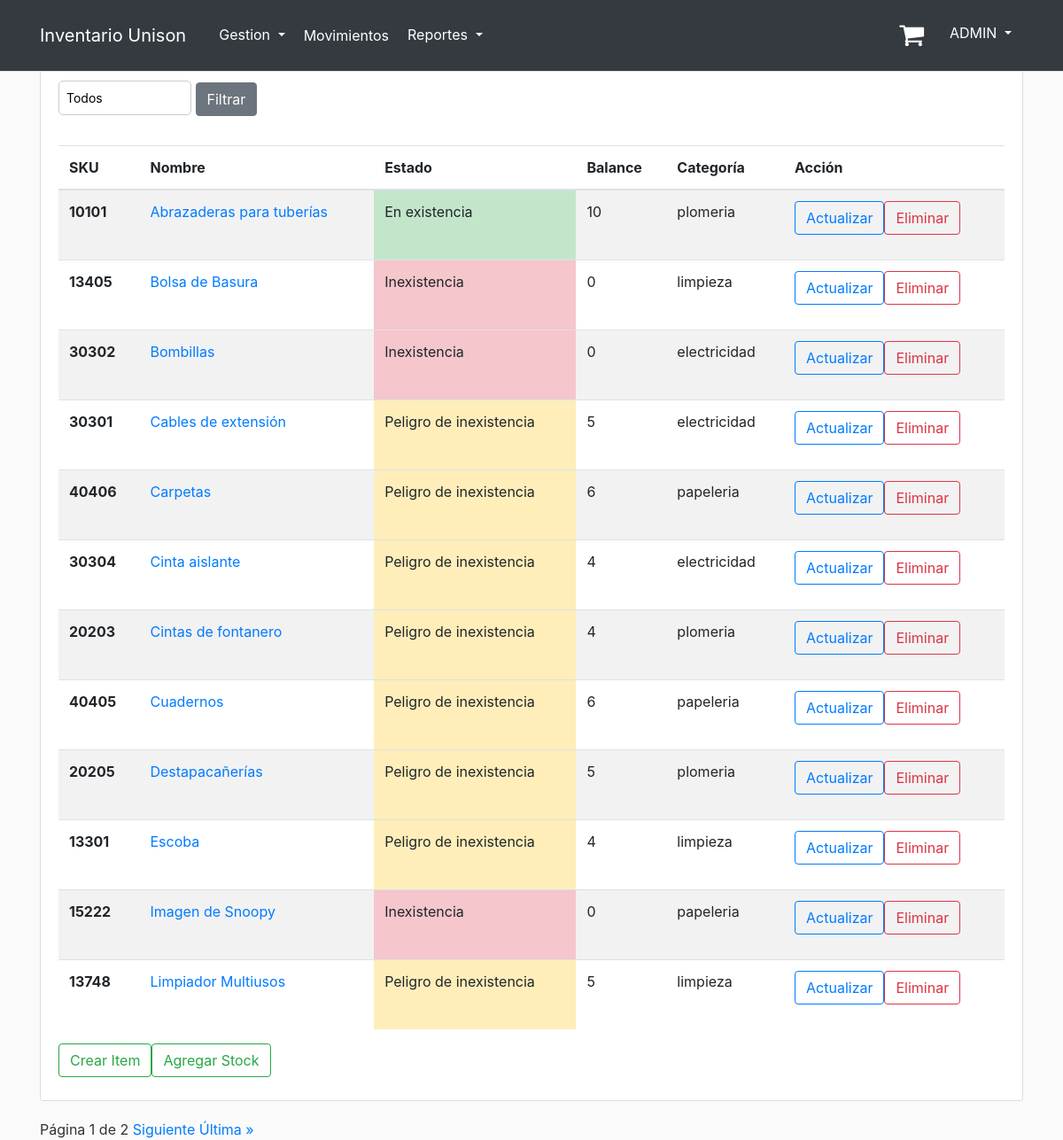
/manage_items/ (signed in), run on the app's committed database.
### inventory/models.py (models this page shows, shortened)
class Item(models.Model):
    CATEGORY_CHOICES = [
        ('papeleria', 'Papelería'),
        ('limpieza', 'Limpieza'),
        ('plomeria', 'Plomería'),
        ('electricidad', 'Electricidad'),
    ]
    UNIT_CHOICES = [
        ('paquete', 'Paquete'),
        ('block', 'Block'),
        ('individual', 'Individual'),
        ('caja', 'Caja'),
    ]
    name = models.CharField(max_length=255)
    image = models.ImageField(default='default_item.jpg', upload_to='item_pics')
    sku = models.DecimalField(max_digits=10, decimal_places=0, unique=True)
    category = models.CharField(max_length=20, choices=CATEGORY_CHOICES)
    description = models.TextField()
    unit_type = models.CharField(max_length=20, choices=UNIT_CHOICES)
    unit_price = models.DecimalField(max_digits=10, decimal_places=2)
    stock = models.IntegerField(default=0)
    low_stock_threshold = models.IntegerField(default=10)
    unison = models.BooleanField(default=True)

### inventory/views.py (the view)
# urls.py: path('manage_items/', views.manage_items, name='manage_items'),
@staff_member_required
def manage_items(request):
    items = Item.objects.all()
    categories = items.values_list('category', flat=True).distinct()
    selected_category = request.GET.get('category')
    if selected_category:
        items = items.filter(category=selected_category)
    items = items.order_by('name')
    items_per_page = 12
    paginator = Paginator(items, items_per_page)
    page = request.GET.get('page')
    try:
        items = paginator.page(page)
    except PageNotAnInteger:
        items = paginator.page(1)
    except EmptyPage:
        items = paginator.page(paginator.num_pages)
    context = {
        'title': 'Gestion de articulos',
        'items': items,
        'categories': categories,
        'selected_category': selected_category,
    }
    return render(request, 'inventory/manage_items.html', context)

### inventory/templates/inventory/manage_items.html (shortened to what this page needs)
{% extends "base.html" %}
{% block content %}
    <div class="content-section">
        <form method="GET" action="">
            <div class="styled-select">
                <select name="category" id="category">
                    <option value="" {% if not selected_category %} selected {% endif %}>Todos</option>
                </select>
            </div>
            <button class="btn btn-secondary" type="submit" value="Filter">Filtrar</button>
        </form>
        <br>
        <table class="table table-striped">
            <thead>
            <tr>
                <th scope="col">SKU</th>
                <th scope="col">Nombre</th>
                <th scope="col">Estado</th>
                <th scope="col">Balance</th>
                <th scope="col">Categoría</th>
                <th scope="col">Acción</th>
            </tr>
            </thead>
            <tbody>
            {% for item in items %}
                <tr>
                    <th scope="row">
                        {{ item.sku }}
                    </th>
                    <td>
                        <a href="{% url 'display_item' item.id %}">{{ item.name }}</a>
                    </td>
                    {% if item.stock == 0 %}
                        <td class="table-danger">Inexistencia</td>
                    {% else %}
                        {% if item.stock <= item.low_stock_threshold %}
                            <td class="table-warning">Peligro de inexistencia</td>
                        {% else %}
                            <td class="table-success">En existencia</td>
                        {% endif %}
                    {% endif %}
                    <td> {{ item.stock }}</td>
                    <td> {{ item.category }}</td>
                    <td>
                        <div class="form-group">
                            <div class="btn-group" role="group">
                                <form method="get" action="{% url 'update_item' item.id %}">
                                    <button class="btn btn-outline-primary" type="submit">Actualizar</button>
                                </form>
                                <form method="get" action="{% url 'delete_item' item.id %}">
                                    <button class="btn btn-outline-danger" onclick="return confirmDelete();"
                                            type="submit">
                                        Eliminar
                                    </button>
                                </form>
                            </div>
                        </div>
                    </td>
                </tr>
            {% endfor %}
            </tbody>
        </table>
        <div class="form-group">
            <div class="btn-group" role="group">
                <form method="get" action="{% url 'create_item' %}">
                    <button class="btn btn-outline-success" type="submit">Crear Item</button>
                </form>
                <form method="get" action="{% url 'add_stock' %}">
                    <button class="btn btn-outline-success" type="submit">
                        Agregar Stock
                    </button>
                </form>
            </div>
        </div>
    </div>
    <div class="pagination">
    <span class="step-links">
        <span class="current">
            Página {{ items.number }} de {{ items.paginator.num_pages }}
        </span>
        {% if items.has_next %}
            <a href="?page={{ items.next_page_number }}">Siguiente</a>
            <a href="?page={{ items.paginator.num_pages }}">Última &raquo;</a>
        {% endif %}
    </span>
    </div>
{% endblock content %}

### templates/base.html (shortened to what this page needs)
{% load static %}
{% load i18n %}
{% language 'es' %}
<!DOCTYPE html>
<html lang="es">
<head>
    <link rel="stylesheet" href="https://cdnjs.cloudflare.com/ajax/libs/font-awesome/4.7.0/css/font-awesome.min.css">
    <link rel="stylesheet" href="https://cdn.jsdelivr.net/npm/bootstrap@4.3.1/dist/css/bootstrap.min.css"
>
    <link rel="stylesheet" type="text/css" href="{% static 'inventory/main.css' %}">
</head>
<body>
<header class="site-header">
    <nav class="navbar navbar-expand-md navbar-dark bg-dark fixed-top border-bottom">
        <div class="container">
            <a class="navbar-brand mr-4" href="/">Inventario Unison</a>
            <div class="collapse navbar-collapse" id="navbarToggle">
                <div class="navbar-nav mr-auto">
                    {% if user.is_staff %}
                        <li class="nav-item dropdown">
                            <button class="btn btn-dark dropdown-toggle" data-bs-toggle="dropdown"
                                    aria-expanded="false">
                                Gestion
                            </button>
                        </li>
                        <a class="nav-item nav-link" href="{% url 'movements' %}" style="color: white;">Movimientos</a>
                        <li class="nav-item dropdown">
                            <button class="btn btn-dark dropdown-toggle" data-bs-toggle="dropdown"
                                    aria-expanded="false">
                                Reportes
                            </button>
                        </li>
                    {% endif %}
                </div>
                <div class="navbar-nav">
                    {% if user.is_authenticated %}
                        <div class="d-flex m-3 me-0">
                            <a href="{% url 'shopping_cart' %}" class="position-relative me-4 my-auto">
                                <i class="fa fa-shopping-cart" aria-hidden="true"
                                   style="font-size:30px; color: white;"></i>
                            </a>
                        </div>
                        <div class="dropdown">
                            <button class="btn btn-dark dropdown-toggle" type="button" id="dropdownMenuButton"
                                    data-toggle="dropdown" aria-haspopup="true" aria-expanded="false"
                                    style="position: relative; top: 10px;">
                                {{ user.username }}
                            </button>
                        </div>
                    {% else %}
                        <a class="nav-item nav-link" href="{% url 'login' %}">Iniciar Sesion</a>
                    {% endif %}
                </div>
            </div>
        </div>
    </nav>
</header>
<main role="main" class="container">
    {% block content %}{% endblock %}
</main>
</body>
</html>
{% endlanguage %}

### inventory/static/inventory/main.css (style rules this page uses)
body { background: #fafafa; color: #333333; margin-top: 5rem; }
.site-header .navbar-nav .nav-link { color: #cbd5db; }
.content-section { background: #ffffff; padding: 10px 20px; border: 1px solid #dddddd; border-radius: 3px; margin-bottom: 20px; }

### inventory/templates/inventory/manage_items.html (style rules this page uses)
.styled-select { position: relative; display: inline-block; width: 150px; margin-bottom: 10px; }
.styled-select select { appearance: none; -webkit-appearance: none; -moz-appearance: none; width: 100%; padding: 8px; font-size: 14px; border: 1px solid #ccc; border-radius: 5px; background-color: #fff; cursor: pointer; }
.styled-select select option { padding: 5px; font-size: 14px; cursor: pointer; }
.styled-select select option:checked { background-color: #007bff; color: #fff; }

### data on the page
Item: sku "10101", name "Abrazaderas para tuberías", low_stock_threshold "En existencia", stock "10", category "plomeria"
Item: sku "13405", name "Bolsa de Basura", shows "Inexistencia", stock "0", category "limpieza"
Item: sku "30302", name "Bombillas", shows "Inexistencia", stock "0", category "electricidad"
Item: sku "30301", name "Cables de extensión", low_stock_threshold "Peligro de inexistencia", stock "5", category "electricidad"
Item: sku "40406", name "Carpetas", low_stock_threshold "Peligro de inexistencia", stock "6", category "papeleria"
Item: sku "30304", name "Cinta aislante", low_stock_threshold "Peligro de inexistencia", stock "4", category "electricidad"
Item: sku "20203", name "Cintas de fontanero", low_stock_threshold "Peligro de inexistencia", stock "4", category "plomeria"
Item: sku "40405", name "Cuadernos", low_stock_threshold "Peligro de inexistencia", stock "6", category "papeleria"
Item: sku "20205", name "Destapacañerías", low_stock_threshold "Peligro de inexistencia", stock "5", category "plomeria"
Item: sku "13301", name "Escoba", low_stock_threshold "Peligro de inexistencia", stock "4", category "limpieza"
Item: sku "15222", name "Imagen de Snoopy", shows "Inexistencia", stock "0", category "papeleria"
Item: sku "13748", name "Limpiador Multiusos", low_stock_threshold "Peligro de inexistencia", stock "5", category "limpieza"

### other printed values
{{ user.username }} "ADMIN"
{{ items.number }} "1"
{{ items.paginator.num_pages }} "2"
